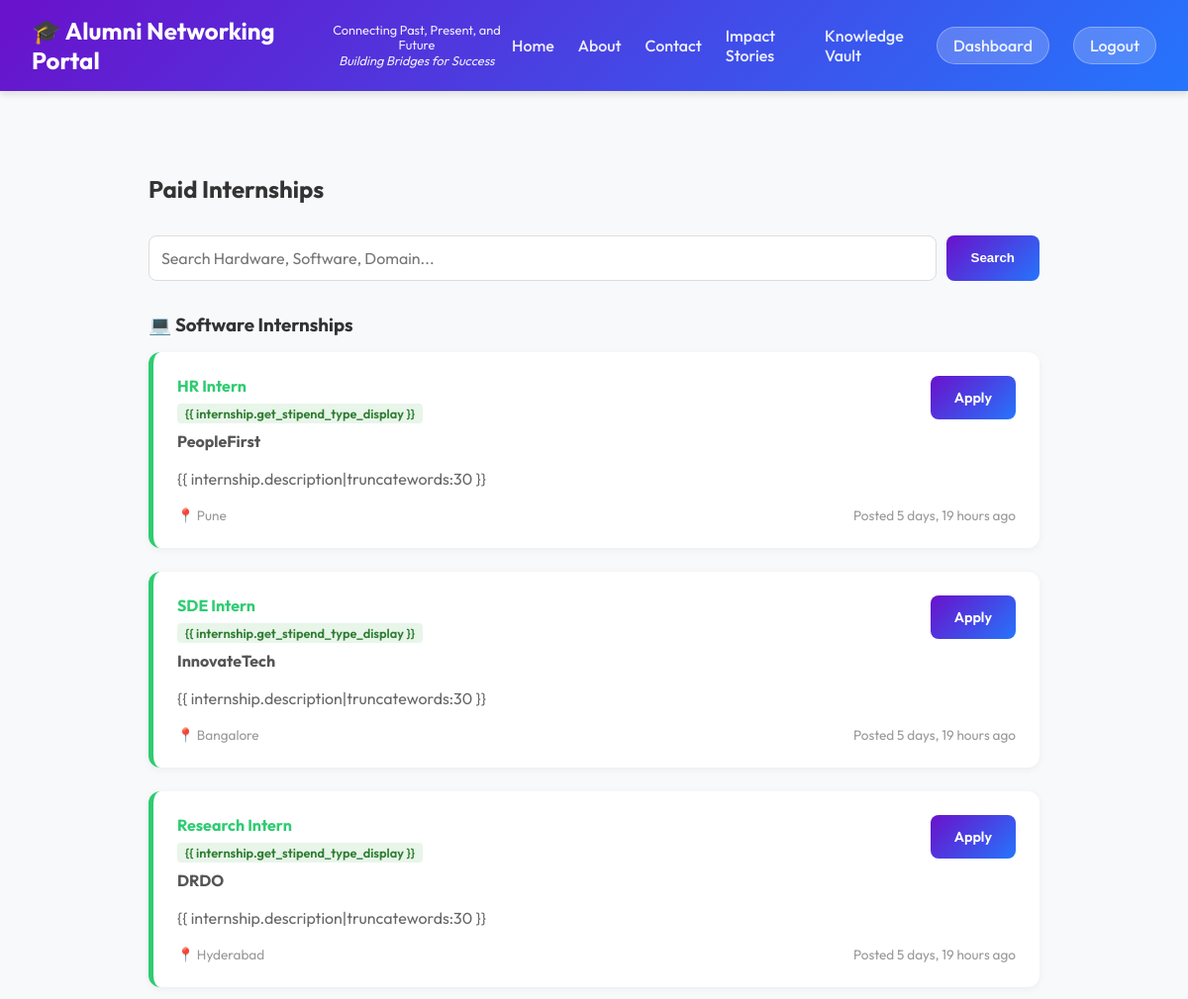
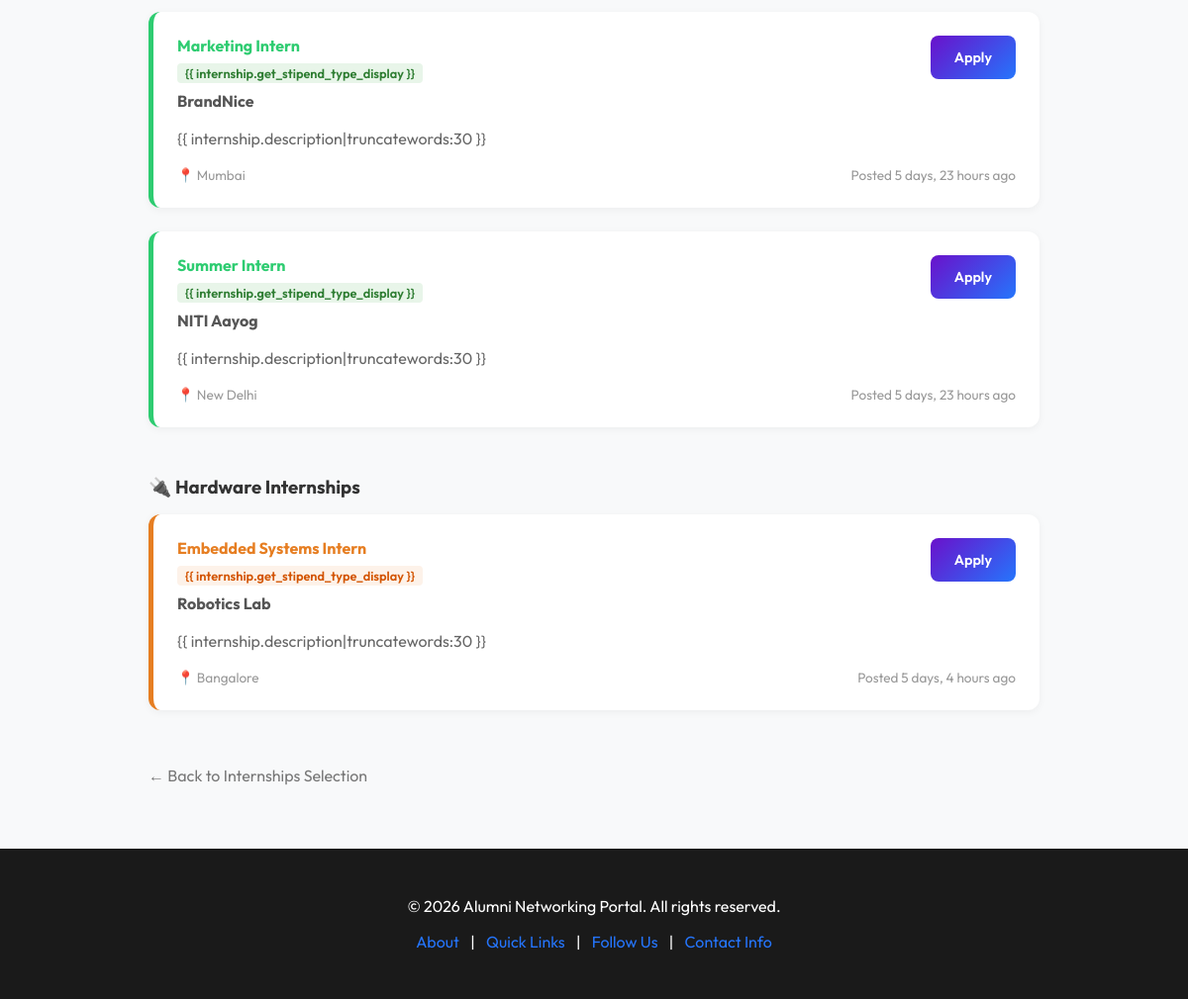
The app's page /ecosystem/internships/paid/ (signed in) with its own data (2 pictures, top to bottom).
### network/models.py (models this page shows, shortened)
class Opportunity(models.Model):
    OPPORTUNITY_TYPE_CHOICES = (
        ('internship', 'Internship'),
        ('job', 'Job'),
    )
    CATEGORY_CHOICES = (
        ('govt', 'Government'),
        ('private', 'Private'),
    )
    STIPEND_CHOICES = (
        ('paid', 'Paid'),
        ('unpaid', 'Unpaid'),
    )
    DOMAIN_CHOICES = (
        ('software', 'Software'),
        ('hardware', 'Hardware'),
        ('other', 'Other'),
    )
    title = models.CharField(max_length=200)
    description = models.TextField()
    type = models.CharField(max_length=20, choices=OPPORTUNITY_TYPE_CHOICES)
    category = models.CharField(max_length=20, choices=CATEGORY_CHOICES, default='private')
    stipend_type = models.CharField(max_length=10, choices=STIPEND_CHOICES, default='paid', blank=True)
    domain = models.CharField(max_length=10, choices=DOMAIN_CHOICES, default='software')
    company = models.CharField(max_length=100)
    location = models.CharField(max_length=100)
    posted_by = models.ForeignKey(User, on_delete=models.CASCADE)
    created_at = models.DateTimeField(auto_now_add=True)
    min_assessment_score = models.IntegerField(default=25)

### network/views.py (the view, shortened to what this page needs)
# urls.py: path('ecosystem/internships/<str:stipend_type>/', views.internship_list, name='internship_list'),
@login_required
def internship_list(request, stipend_type):
    internships = Opportunity.objects.filter(type='internship', stipend_type=stipend_type).order_by('-created_at')
    query = request.GET.get('q')
    context = {
        'stipend_type': stipend_type,
        'title': f"{stipend_type.title()} Internships",
        'internships': internships,
        'query': query
    }
    return render(request, 'internship_list.html', context)

### templates/internship_list.html (shortened to what this page needs)
{% extends 'base.html' %}
{% block content %}
<div class="container" style="max-width: 900px; margin: 2rem auto; padding: 2rem;">
    <h2 style="margin-bottom: 2rem; color: #333;">{{ title }}</h2>
    <form method="GET" style="margin-bottom: 2rem; display: flex; gap: 10px;">
        <input type="text" name="q" value="{{ query|default:'' }}" placeholder="Search Hardware, Software, Domain..."
            style="flex: 1; padding: 12px; border: 1px solid #ddd; border-radius: 8px; font-size: 1rem;">
        <button type="submit" class="btn" style="padding: 0 25px;">Search</button>
    </form>
    <div class="internship-sections">
        <h3 style="margin: 2rem 0 1rem; color: #333; display: flex; align-items: center; gap: 10px;">
            💻 Software Internships
        </h3>
        <div class="internships-list">
            {% for internship in internships %}
            {% if internship.domain == 'software' %}
            <div
                style="background: white; padding: 1.5rem; border-radius: 12px; box-shadow: 0 2px 8px rgba(0,0,0,0.05); margin-bottom: 1.5rem; border-left: 5px solid #2ecc71;">
                <div style="display: flex; justify-content: space-between; align-items: start;">
                    <div>
                        <h4 style="margin: 0 0 0.5rem; color: #2ecc71;">{{ internship.title }}</h4>
                        <div style="display: flex; gap: 10px; margin-bottom: 0.5rem;">
                            <span
                                style="background: #e8f5e9; padding: 2px 8px; border-radius: 4px; font-size: 0.8rem; color: #2e7d32; font-weight: 600;">{{
                                internship.get_stipend_type_display }}</span>
                        </div>
                        <p style="margin: 0; font-weight: bold; color: #555;">{{ internship.company }}</p>
                    </div>
                    <a href="{% url 'apply_for_opportunity' internship.id %}" class="btn"
                        style="font-size: 0.9rem;">Apply</a>
                </div>
                <p style="margin-top: 1rem; color: #666; line-height: 1.5;">{{ internship.description|truncatewords:30
                    }}</p>
                <div
                    style="margin-top: 1rem; display: flex; justify-content: space-between; align-items: center; color: #999; font-size: 0.85rem;">
                    <span>📍 {{ internship.location }}</span>
                    <span>Posted {{ internship.created_at|timesince }} ago</span>
                </div>
            </div>
            {% endif %}
            {% empty %}
            <p style="color: #999; font-style: italic;">No software internships available currently.</p>
            {% endfor %}
        </div>
        <h3 style="margin: 3rem 0 1rem; color: #333; display: flex; align-items: center; gap: 10px;">
            🔌 Hardware Internships
        </h3>
        <div class="internships-list">
            {% for internship in internships %}
            {% if internship.domain == 'hardware' %}
            <div
                style="background: white; padding: 1.5rem; border-radius: 12px; box-shadow: 0 2px 8px rgba(0,0,0,0.05); margin-bottom: 1.5rem; border-left: 5px solid #e67e22;">
                <div style="display: flex; justify-content: space-between; align-items: start;">
                    <div>
                        <h4 style="margin: 0 0 0.5rem; color: #e67e22;">{{ internship.title }}</h4>
                        <div style="display: flex; gap: 10px; margin-bottom: 0.5rem;">
                            <span
                                style="background: #fdf2e9; padding: 2px 8px; border-radius: 4px; font-size: 0.8rem; color: #d35400; font-weight: 600;">{{
                                internship.get_stipend_type_display }}</span>
                        </div>
                        <p style="margin: 0; font-weight: bold; color: #555;">{{ internship.company }}</p>
                    </div>
                    <a href="{% url 'apply_for_opportunity' internship.id %}" class="btn"
                        style="font-size: 0.9rem;">Apply</a>
                </div>
                <p style="margin-top: 1rem; color: #666; line-height: 1.5;">{{ internship.description|truncatewords:30
                    }}</p>
                <div
                    style="margin-top: 1rem; display: flex; justify-content: space-between; align-items: center; color: #999; font-size: 0.85rem;">
                    <span>📍 {{ internship.location }}</span>
                    <span>Posted {{ internship.created_at|timesince }} ago</span>
                </div>
            </div>
            {% endif %}
            {% endfor %}
        </div>
    </div>
    <a href="{% url 'internships_home' %}"
        style="display: inline-block; margin-top: 2rem; color: #777; text-decoration: none;">&larr; Back to Internships
        Selection</a>
</div>
{% endblock %}

### templates/base.html (style rules this page uses)
:root { --primary-color: #6a11cb; --secondary-color: #2575fc; --accent-color: #ff9a9e; --text-color: #333; --bg-color: #f8f9fa; --glass-bg: rgba(255, 255, 255, 0.85); --glass-border: rgba(255, 255, 255, 0.3); }
body { font-family: 'Outfit', sans-serif; margin: 0; padding: 0; background-color: var(--bg-color); color: var(--text-color); display: flex; flex-direction: column; min-height: 100vh; }
.container { max-width: 1200px; margin: 0 auto; padding: 2rem; }
.btn { background: linear-gradient(135deg, var(--primary-color), var(--secondary-color)); color: white; padding: 0.8rem 1.5rem; border: none; border-radius: 8px; cursor: pointer; font-weight: 600; transition: transform 0.2s, box-shadow 0.2s; text-decoration: none; display: inline-block; }
input, select, textarea { width: 100%; padding: 0.8rem; border: 1px solid #ddd; border-radius: 6px; box-sizing: border-box; font-family: inherit; }

### records on screen
Opportunity: title "HR Intern", company "PeopleFirst", location "Pune", created_at "5 days, 19 hours"
Opportunity: title "SDE Intern", company "InnovateTech", location "Bangalore", created_at "5 days, 19 hours"
Opportunity: title "Research Intern", company "DRDO", location "Hyderabad", created_at "5 days, 19 hours"
Opportunity: title "Marketing Intern", company "BrandNice", location "Mumbai", created_at "5 days, 23 hours"
Opportunity: title "Summer Intern", company "NITI Aayog", location "New Delhi", created_at "5 days, 23 hours"
Opportunity: title "Embedded Systems Intern", company "Robotics Lab", location "Bangalore", created_at "5 days, 4 hours"

### other values on screen
{{ title }} "Paid Internships"
